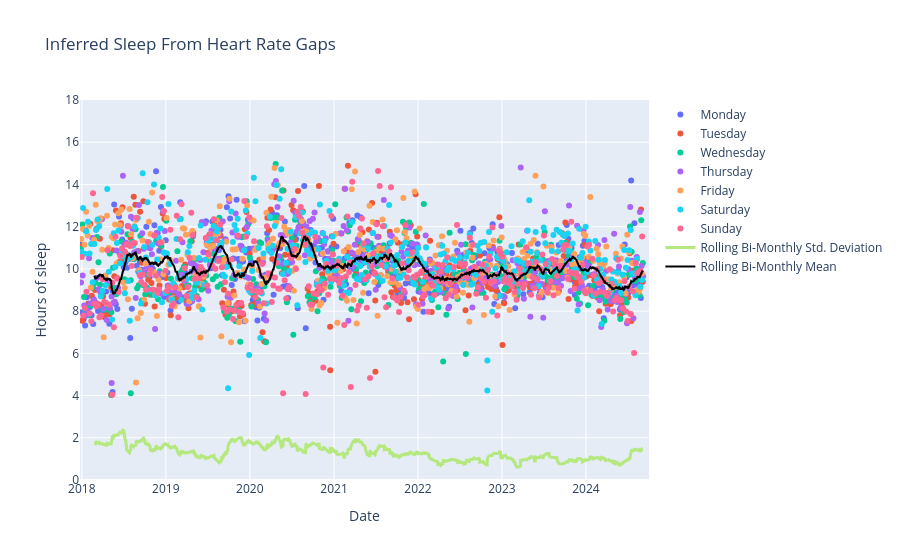

Notebook code for this chart:
### Code cell
sleep_chart = make_subplots()

for day in inferred_sleep.day_of_week.unique():
    sleep_chart.add_trace(go.Scatter(x=inferred_sleep.sleep_date[inferred_sleep.day_of_week == day], y=inferred_sleep.hours_of_sleep[inferred_sleep.day_of_week == day], mode='markers', name=day))
sleep_chart.add_trace(go.Scatter(x=inferred_sleep.sleep_date, y=inferred_sleep.std_dev, mode='lines', line=dict(width=3), name='Rolling Bi-Monthly Std. Deviation'))
sleep_chart.add_trace(go.Scatter(x=inferred_sleep.sleep_date, y=inferred_sleep.avg_sleep, mode='lines', line=dict(width=2, color = 'black'), name='Rolling Bi-Monthly Mean'))
sleep_chart.update_layout(
    xaxis = dict(title = "Date", range = [pd.to_datetime('2017-12-24'), pd.to_datetime('2024-10-01')]),
    yaxis = dict(title = "Hours of sleep", range = [0, 18], dtick = 2),
    title = "Inferred Sleep From Heart Rate Gaps",
)

### Figure 1 — Plotly figure (JSON) as saved in the notebook; plotly's stock layout.template omitted (floating-point values rounded to 4 significant figures; data arrays with more than 128 entries replaced by an {"elided": "..."} marker saying what was removed)
{"data": [{"mode": "markers", "name": "Monday", "type": "scatter", "x": {"elided": "349 str values"}, "y": {"elided": "349 float values"}}, {"mode": "markers", "name": "Tuesday", "type": "scatter", "x": {"elided": "347 str values"}, "y": {"elided": "347 float values"}}, {"mode": "markers", "name": "Wednesday", "type": "scatter", "x": {"elided": "345 str values"}, "y": {"elided": "345 float values"}}, {"mode": "markers", "name": "Thursday", "type": "scatter", "x": {"elided": "345 str values"}, "y": {"elided": "345 float values"}}, {"mode": "markers", "name": "Friday", "type": "scatter", "x": {"elided": "343 str values"}, "y": {"elided": "343 float values"}}, {"mode": "markers", "name": "Saturday", "type": "scatter", "x": {"elided": "341 str values"}, "y": {"elided": "341 float values"}}, {"mode": "markers", "name": "Sunday", "type": "scatter", "x": {"elided": "345 str values"}, "y": {"elided": "345 float values"}}, {"line": {"width": 3}, "mode": "lines", "name": "Rolling Bi-Monthly Std. Deviation", "type": "scatter", "x": {"elided": "2415 str values"}, "y": {"elided": "2415 float values"}}, {"line": {"color": "black", "width": 2}, "mode": "lines", "name": "Rolling Bi-Monthly Mean", "type": "scatter", "x": {"elided": "2415 str values"}, "y": {"elided": "2415 float values"}}], "layout": {"title": {"text": "Inferred Sleep From Heart Rate Gaps"}, "xaxis": {"anchor": "y", "domain": [0, 1], "range": ["2017-12-24T00:00:00", "2024-10-01T00:00:00"], "title": {"text": "Date"}}, "yaxis": {"anchor": "x", "domain": [0, 1], "dtick": 2, "range": [0, 18], "title": {"text": "Hours of sleep"}}}}
